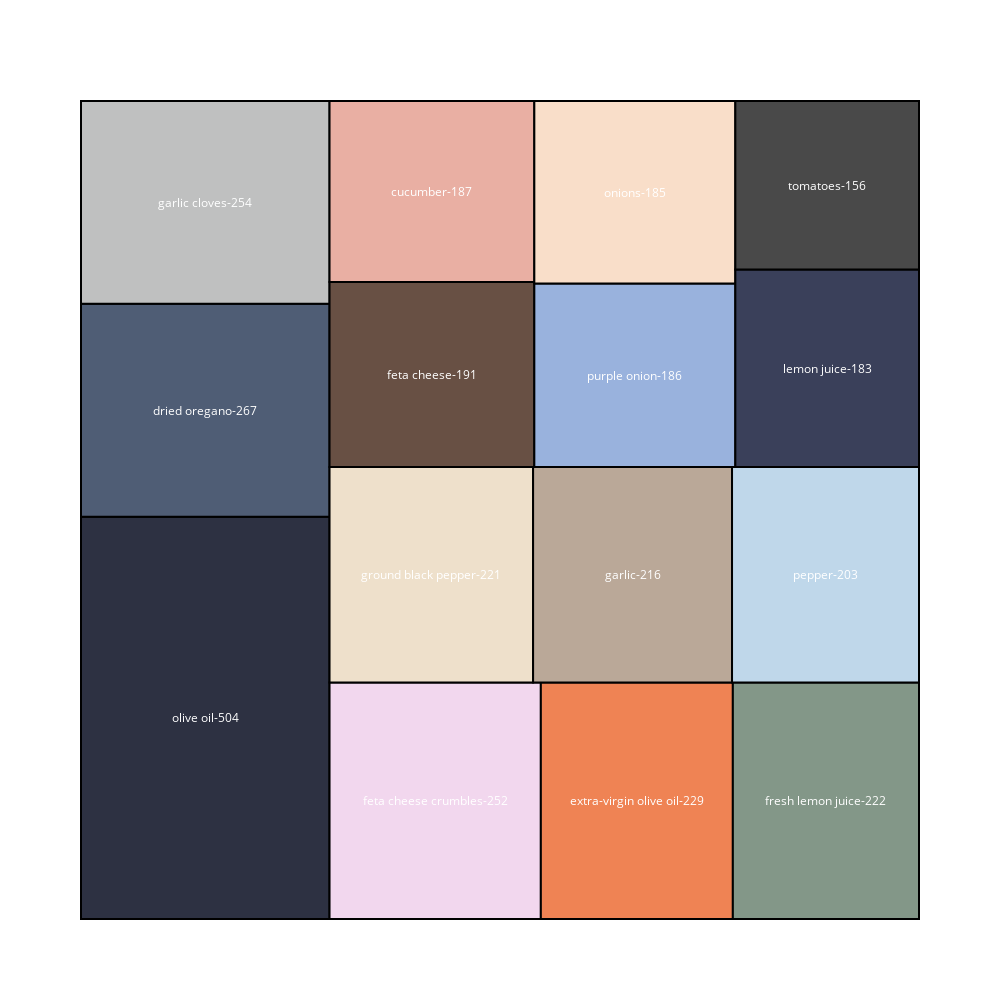

Here is the notebook cell this chart was saved with:
### Markdown cell above
# Treemap for greek

### Code cell
values= ordered_df
type_list = ordered_df.index
import squarify

x = 0.
y = 0.
width = 50.
height = 50.


normed = squarify.normalize_sizes(values, width, height)
rects = squarify.squarify(normed, x, y, width, height)

# Choose colors from http://colorbrewer2.org/ under "Export"
color_brewer = ['#2D3142','#4F5D75','#BFC0C0','#F2D7EE','#EF8354','#839788','#EEE0CB','#BAA898','#BFD7EA','#685044','#E9AFA3','#99B2DD','#F9DEC9','#3A405A','#494949','#FF5D73','#7C7A7A','#CF5C36','#EFC88B']
shapes = []
annotations = []
counter = 0

for r in rects:
    shapes.append( 
        dict(
            type = 'rect', 
            x0 = r['x'], 
            y0 = r['y'], 
            x1 = r['x']+r['dx'], 
            y1 = r['y']+r['dy'],
            line = dict( width = 2 ),
            fillcolor = color_brewer[counter]
        ) 
    )
    annotations.append(
        dict(
            x = r['x']+(r['dx']/2),
            y = r['y']+(r['dy']/2),
            text = "{}-{}".format(type_list[counter], values[counter]),
            showarrow = False
        )
    )
    counter = counter + 1
    if counter >= len(color_brewer):
        counter = 0

# For hover text
trace0 = go.Scatter(
    x = [ r['x']+(r['dx']/2) for r in rects ], 
    y = [ r['y']+(r['dy']/2) for r in rects ],
    text = [ str(v) for v in values ], 
    mode = 'text',
)
        
layout = dict(
    height=1000, 
    width=1000,
    xaxis=dict(showgrid=False,zeroline=False),
    yaxis=dict(showgrid=False,zeroline=False),
    shapes=shapes,
    annotations=annotations,
    hovermode='closest',
    font=dict(color="#FFFFFF")
)

# With hovertext
figure = dict(data=[trace0], layout=layout)
iplot(figure, filename='squarify-treemap')

### Figure 1 — Plotly figure (JSON) as saved in the notebook; plotly's stock layout.template omitted (floating-point values rounded to 4 significant figures)
{"data": [{"mode": "text", "text": ["504", "267", "254", "252", "229", "222", "221", "216", "203", "191", "187", "186", "185", "183", "156"], "type": "scatter", "uid": "928db118-9fae-4261-91f5-5d96ea80fe70", "x": [7.415, 7.415, 7.415, 21.13, 33.17, 44.45, 20.9, 32.91, 44.42, 20.94, 20.94, 33.04, 33.04, 44.52, 44.52], "y": [12.29, 31.1, 43.8, 7.23, 7.23, 7.23, 21.04, 21.04, 21.04, 33.28, 44.46, 33.23, 44.42, 33.66, 44.85]}], "layout": {"annotations": [{"showarrow": false, "text": "olive oil-504", "x": 7.415, "y": 12.29}, {"showarrow": false, "text": "dried oregano-267", "x": 7.415, "y": 31.1}, {"showarrow": false, "text": "garlic cloves-254", "x": 7.415, "y": 43.8}, {"showarrow": false, "text": "feta cheese crumbles-252", "x": 21.13, "y": 7.23}, {"showarrow": false, "text": "extra-virgin olive oil-229", "x": 33.17, "y": 7.23}, {"showarrow": false, "text": "fresh lemon juice-222", "x": 44.45, "y": 7.23}, {"showarrow": false, "text": "ground black pepper-221", "x": 20.9, "y": 21.04}, {"showarrow": false, "text": "garlic-216", "x": 32.91, "y": 21.04}, {"showarrow": false, "text": "pepper-203", "x": 44.42, "y": 21.04}, {"showarrow": false, "text": "feta cheese-191", "x": 20.94, "y": 33.28}, {"showarrow": false, "text": "cucumber-187", "x": 20.94, "y": 44.46}, {"showarrow": false, "text": "purple onion-186", "x": 33.04, "y": 33.23}, {"showarrow": false, "text": "onions-185", "x": 33.04, "y": 44.42}, {"showarrow": false, "text": "lemon juice-183", "x": 44.52, "y": 33.66}, {"showarrow": false, "text": "tomatoes-156", "x": 44.52, "y": 44.85}], "font": {"color": "#FFFFFF"}, "height": 1000, "hovermode": "closest", "shapes": [{"fillcolor": "#2D3142", "line": {"width": 2}, "type": "rect", "x0": 0, "x1": 14.83, "y0": 0, "y1": 24.59}, {"fillcolor": "#4F5D75", "line": {"width": 2}, "type": "rect", "x0": 0, "x1": 14.83, "y0": 24.59, "y1": 37.61}, {"fillcolor": "#BFC0C0", "line": {"width": 2}, "type": "rect", "x0": 0, "x1": 14.83, "y0": 37.61, "y1": 50}, {"fillcolor": "#F2D7EE", "line": {"width": 2}, "type": "rect", "x0": 14.83, "x1": 27.44, "y0": 0, "y1": 14.46}, {"fillcolor": "#EF8354", "line": {"width": 2}, "type": "rect", "x0": 27.44, "x1": 38.89, "y0": 0, "y1": 14.46}, {"fillcolor": "#839788", "line": {"width": 2}, "type": "rect", "x0": 38.89, "x1": 50, "y0": 0, "y1": 14.46}, {"fillcolor": "#EEE0CB", "line": {"width": 2}, "type": "rect", "x0": 14.83, "x1": 26.97, "y0": 14.46, "y1": 27.62}, {"fillcolor": "#BAA898", "line": {"width": 2}, "type": "rect", "x0": 26.97, "x1": 38.84, "y0": 14.46, "y1": 27.62}, {"fillcolor": "#BFD7EA", "line": {"width": 2}, "type": "rect", "x0": 38.84, "x1": 50, "y0": 14.46, "y1": 27.62}, {"fillcolor": "#685044", "line": {"width": 2}, "type": "rect", "x0": 14.83, "x1": 27.05, "y0": 27.62, "y1": 38.93}, {"fillcolor": "#E9AFA3", "line": {"width": 2}, "type": "rect", "x0": 14.83, "x1": 27.05, "y0": 38.93, "y1": 50}, {"fillcolor": "#99B2DD", "line": {"width": 2}, "type": "rect", "x0": 27.05, "x1": 39.04, "y0": 27.62, "y1": 38.84}, {"fillcolor": "#F9DEC9", "line": {"width": 2}, "type": "rect", "x0": 27.05, "x1": 39.04, "y0": 38.84, "y1": 50}, {"fillcolor": "#3A405A", "line": {"width": 2}, "type": "rect", "x0": 39.04, "x1": 50.0, "y0": 27.62, "y1": 39.7}, {"fillcolor": "#494949", "line": {"width": 2}, "type": "rect", "x0": 39.04, "x1": 50.0, "y0": 39.7, "y1": 50}], "width": 1000, "xaxis": {"showgrid": false, "zeroline": false}, "yaxis": {"showgrid": false, "zeroline": false}}}
